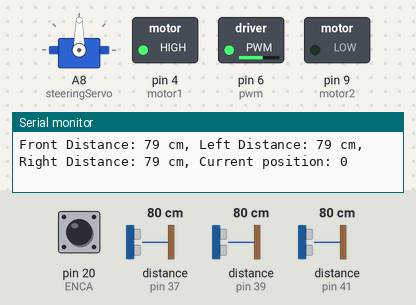
Simulated run of this sketch. Board: Arduino Mega 2560, built with avr-gcc and run on an emulated ATmega2560. Shown: servo, switched loads named in the sketch (green lamp = pin HIGH), the last lines printed to the serial monitor. Wiring (inferred from the names in the program): 3 × ultrasonic range finder: trigger pin 36, echo pin 37 / trigger pin 38, echo pin 39 / trigger pin 40, echo pin 41. Inputs (shaded band) come from the test bench; at power-on: distance to the obstacle (sensors on pin 39, pin 37, pin 41) 80 cm, pin 20 (ENCA) HIGH. The echo pulse lasts 58.3 µs per cm; pins used as bus, display or sensor lines are not drawn.

Above: at 1.2 s.
1.3 s: distance to the obstacle (sensor on pin 39) set to 2 cm
At 2.1 s:
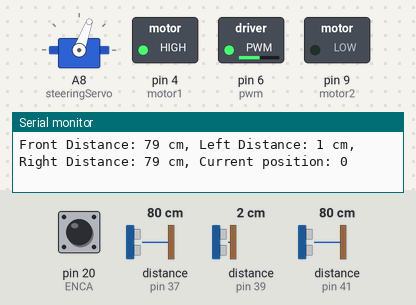
2.9 s: distance to the obstacle (sensor on pin 37) set to 55 cm
5.9 s: distance to the obstacle (sensor on pin 37) set to 47 cm
At 6.4 s:
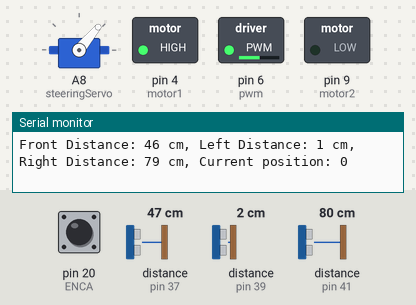
8.9 s: distance to the obstacle (sensor on pin 39) set to 120 cm
11.9 s: distance to the obstacle (sensor on pin 41) set to 120 cm
At 13.4 s:
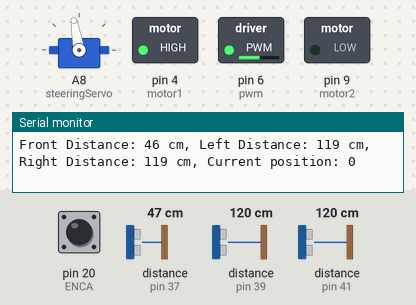
14.9 s: distance to the obstacle (sensor on pin 41) set to 9 cm
At 15.4 s:
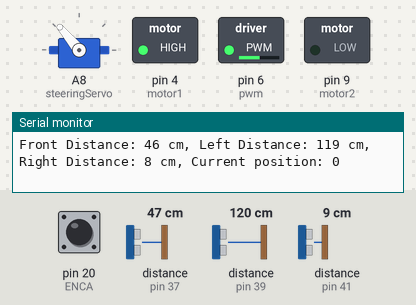
Timing chart, 0 to 18.9 s (numbered marks = the images above; inputs shaded):
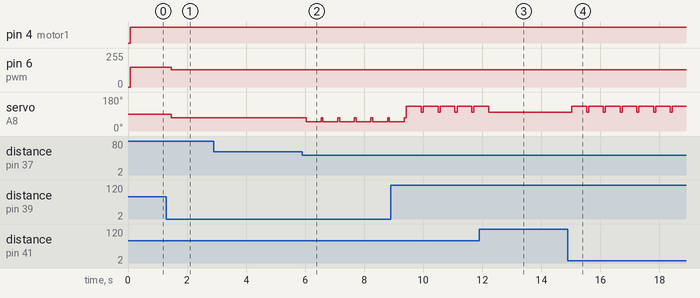

The sketch:

backup2.ino
```cpp
#include <Servo.h>

const int TRIGGER_PIN_FRONT = 36;  // Front sonar sensor trigger pin
const int ECHO_PIN_FRONT = 37;     // Front sonar sensor echo pin

const int TRIGGER_PIN_LEFT = 38;  // Left sonar sensor trigger pin
const int ECHO_PIN_LEFT = 39;     // Left sonar sensor echo pin

const int TRIGGER_PIN_RIGHT = 40;  // Right sonar sensor trigger pin
const int ECHO_PIN_RIGHT = 41;     // Right sonar sensor echo pin

const int motor1 = 4;
const int motor2 = 9;
const int pwm = 6;
const int ENCA = 20; // Encoder pulse input A
const int ENCB = 21; // Encoder pulse input B

Servo steeringServo;

const int forwardSpeed = 150; // Adjust this value for the desired forward speed
const int turnSpeed = 130;    // Adjust this value for the desired turn speed

volatile long posi = 0; // Use long to accommodate larger position values

void setup() {
  Serial.begin(9600);
  steeringServo.attach(A8);

  // Motor
  pinMode(motor1, OUTPUT);
  pinMode(pwm, OUTPUT);
  pinMode(motor2, OUTPUT);

  // Sonar Sensors
  pinMode(TRIGGER_PIN_FRONT, OUTPUT);
  pinMode(ECHO_PIN_FRONT, INPUT);
  pinMode(TRIGGER_PIN_LEFT, OUTPUT);
  pinMode(ECHO_PIN_LEFT, INPUT);
  pinMode(TRIGGER_PIN_RIGHT, OUTPUT);
  pinMode(ECHO_PIN_RIGHT, INPUT);

  // Encoder
  pinMode(ENCA, INPUT);
  pinMode(ENCB, INPUT);
  attachInterrupt(digitalPinToInterrupt(ENCA), readEncoder, RISING);

  Serial.println("Car position calculation using encoder pulses...");
}

void loop() {
  int distanceFront = getDistance(TRIGGER_PIN_FRONT, ECHO_PIN_FRONT);
  int distanceLeft = getDistance(TRIGGER_PIN_LEFT, ECHO_PIN_LEFT);
  int distanceRight = getDistance(TRIGGER_PIN_RIGHT, ECHO_PIN_RIGHT);

  // Print sensor readings
  Serial.print("Front Distance: ");
  Serial.print(distanceFront);
  Serial.print(" cm, Left Distance: ");
  Serial.print(distanceLeft);
  Serial.print(" cm, Right Distance: ");
  Serial.print(distanceRight);
  Serial.print(" cm, Current position: ");
  Serial.println(posi);

  // Stop the car if pulse count is greater than 34000
  if (posi > 93500 && posi < 950000 ) {
    digitalWrite(motor1, LOW);
    digitalWrite(motor2, LOW);
    analogWrite(pwm, 0);
    Serial.println("Car stopped");
    while (true);  // This will halt the program and effectively stop the car
  }

  // Implement obstacle avoidance based on sensor readings
  if (distanceFront >= 0 && distanceFront <= 50) {
    // Obstacle avoidance logic
    if (distanceLeft < distanceRight) {
      steeringServo.write(50);
      moveForward(turnSpeed);
      delay(500);
    } else if (distanceRight < distanceLeft) {
      steeringServo.write(130);
      moveForward(turnSpeed);
      delay(500);
    }
  } else {
    moveForward(forwardSpeed);
    steeringServo.write(90);
  }

  if (distanceFront >= 40) {
    // Obstacle avoidance logic when distanceFront is greater than or equal to 40
    if (distanceLeft < distanceRight) {
      steeringServo.write(70);
      moveForward(turnSpeed);
      delay(30);
    }
    if (distanceRight < distanceLeft) {
      steeringServo.write(100);
      moveForward(turnSpeed);
      delay(30);
    }
  }
}

int getDistance(int triggerPin, int echoPin) {
  digitalWrite(triggerPin, LOW);
  delayMicroseconds(2);
  digitalWrite(triggerPin, HIGH);
  delayMicroseconds(15);
  digitalWrite(triggerPin, LOW);

  unsigned long duration = pulseIn(echoPin, HIGH);
  int distance = duration * 0.0343 / 2;
  return distance;
}

void moveForward(int speed) {
  digitalWrite(motor1, HIGH);
  digitalWrite(motor2, LOW);
  analogWrite(pwm, speed);
}

void readEncoder() {
  int b = digitalRead(ENCB);
  if (b > 0) {
    posi++;
  } else {
    posi--;
  }
}
```

Measured:
- the behaviour switches between 52 and 51 cm on distance to the obstacle (sensor on pin 37) (found by bisection; images 1 and 2)
- after the input at 1.3 s, pin 6 (pwm): 150/255 → 130/255 after 0.16 s; servo on A8 (steeringServo): 90° → 70° after 0.16 s
- after the input at 5.9 s, servo on A8 (steeringServo): alternates 70° for 0.06 s and 50° for 0.50 s, starting after 0.14 s
- after the input at 11.9 s, servo on A8 (steeringServo): goes on until 12.2 s, then stays 100°
- after the input at 14.9 s, servo on A8 (steeringServo): alternates 130° for 0.50 s and 100° for 0.07 s, starting after 0.14 s
